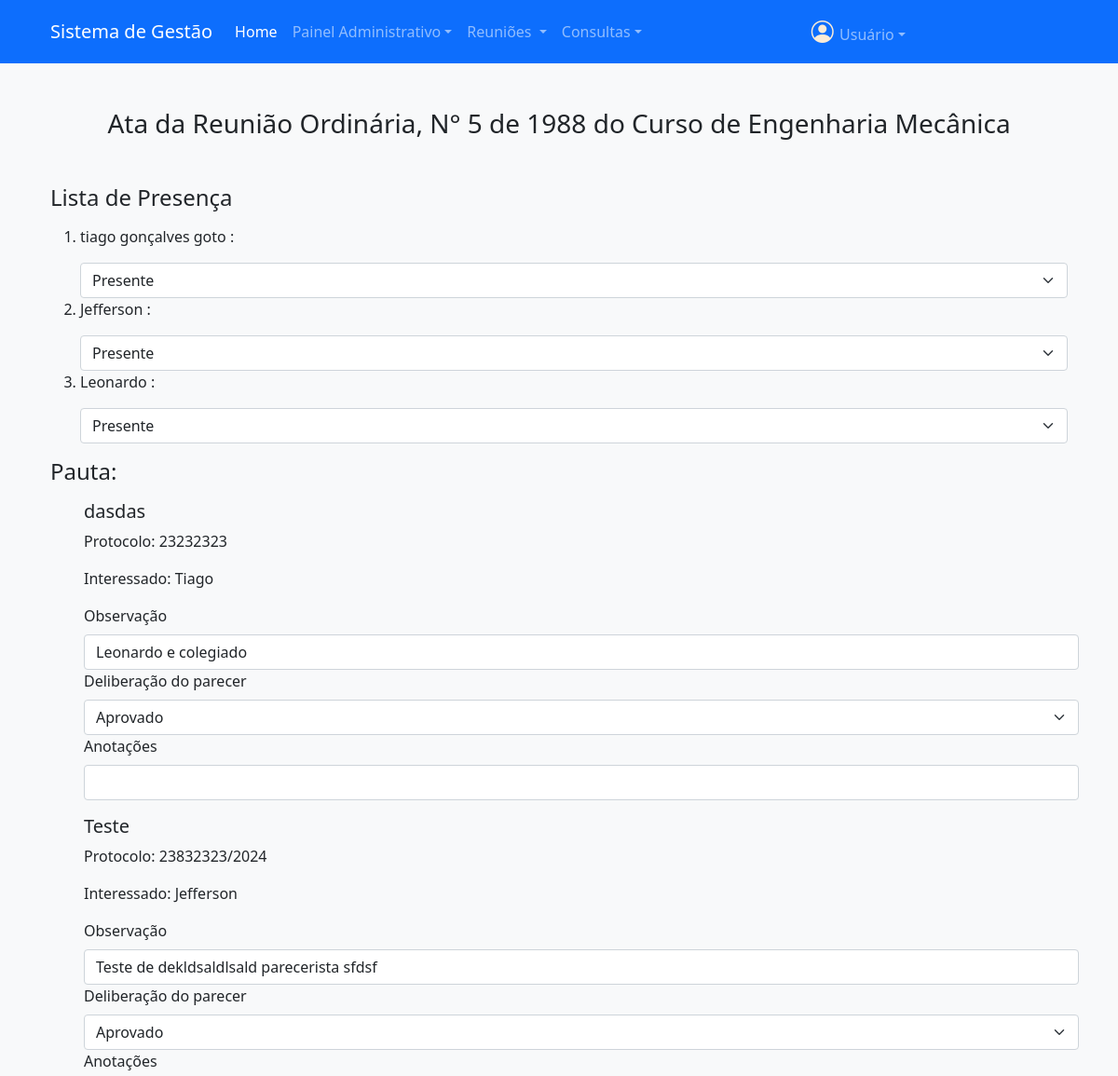
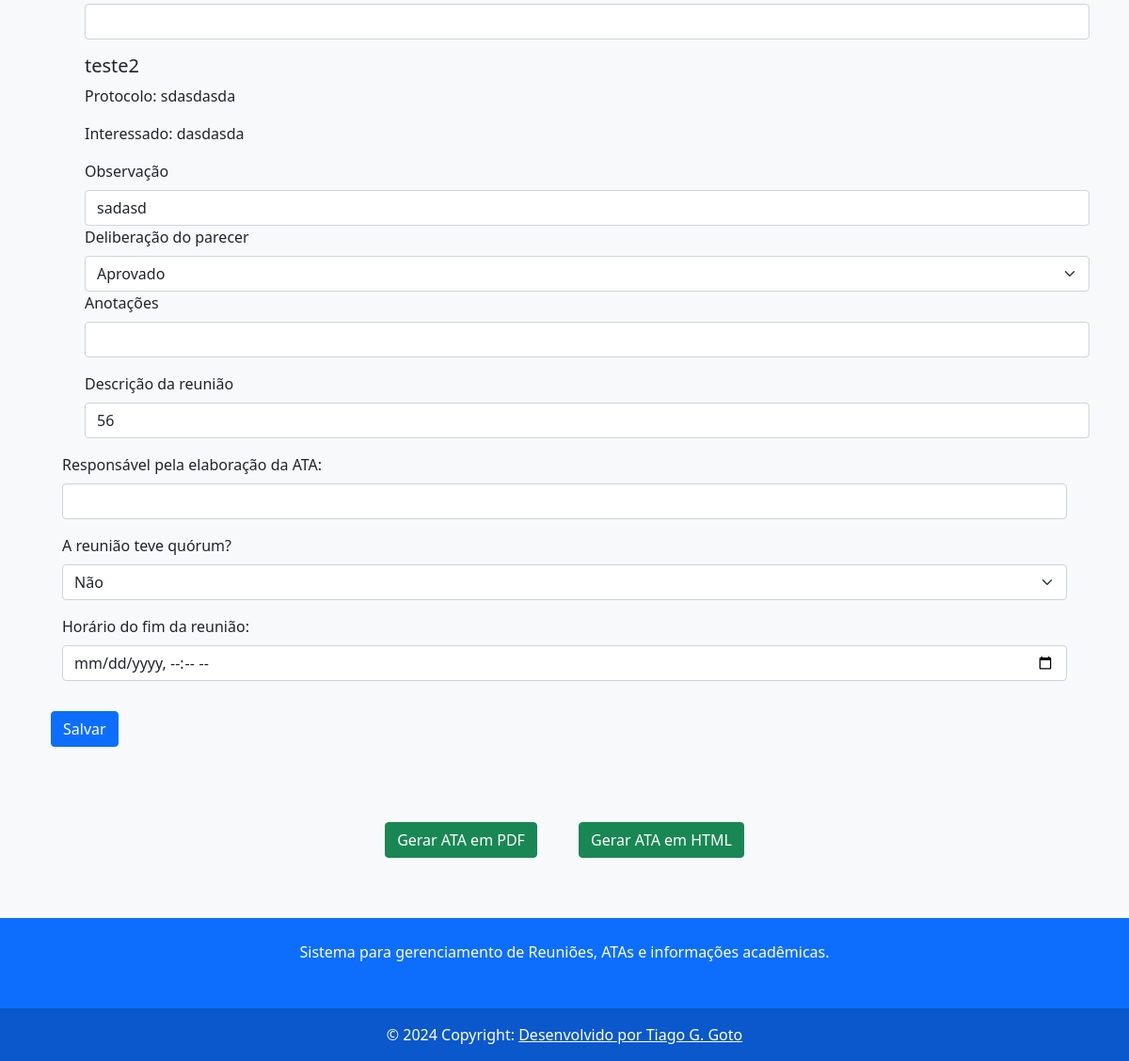
The page /meetings/minute/1 (signed in) on the database its author committed (2 pictures, top to bottom).
### src/models/entities/meetings.py (models this page shows, shortened)
class Meeting_type(db.Model):
    __tablename__="meeting_type"
    id = db.Column(db.Integer, primary_key=True, autoincrement=True)
    type_name = db.Column(db.Text, nullable=False)
    meeting = db.relationship("Meetings", back_populates="meet_type", lazy='dynamic')
    numbering = db.relationship("Numbering", back_populates="meet_type", lazy="dynamic")
    def __repr__(self):
        return f"{self.type_name}"

class Meetings(db.Model):
    __tablename__ = "meetings"
    id = db.Column(db.Integer, primary_key=True, autoincrement=True)
    meet_number = db.Column(db.Integer, nullable=False)
    meet_description = db.Column(db.Text, nullable=False)
    meet_regdate = db.Column(db.DateTime, default=datetime.now)
    meet_date = db.Column(db.DateTime, nullable = False)
    meet_location = db.Column(db.Text, nullable = False)
    is_active = db.Column(db.Boolean, nullable = True)
    meet_type_id = db.Column(db.Integer, db.ForeignKey('meeting_type.id'), nullable=False)
    meet_type = db.relationship("Meeting_type", back_populates="meeting")
    meeting_agenda = db.relationship("Meeting_agenda", back_populates="meeting", lazy='dynamic')
    minutes = db.relationship("Meeting_minute", back_populates="meeting", lazy='dynamic')
    attendees = db.relationship("Meeting_attendees", back_populates="meeting", lazy='dynamic')
    course_id = db.Column(db.Integer, db.ForeignKey('course.id'), nullable = False)
    course = db.relationship("Course", back_populates="meeting")

class Meeting_attendees(db.Model):
    __tablename__='meeting_attendees'
    id = db.Column(db.Integer, primary_key=True, autoincrement=True)
    meetings_id = db.Column(db.Integer, db.ForeignKey('meetings.id'))
    status = db.Column(db.Integer, nullable=True) # 0 - presence ok, 2, presence not ok, 3 presence justified
    meeting = db.relationship("Meetings", back_populates="attendees")
    attendee_id = db.Column(db.Integer, db.ForeignKey('attendees.id'), nullable=True)
    attendee = db.relationship('Attendees', back_populates="meeting_attendees")

class Attendees(db.Model):
    __tablename__ = 'attendees'
    id = db.Column(db.Integer, primary_key=True, autoincrement=True)
    name = db.Column(db.Text, nullable=False)
    document = db.Column(db.Text, nullable=True)
    course_id = db.Column(db.Integer, db.ForeignKey('course.id'))
    meeting_attendees = db.relationship("Meeting_attendees", back_populates="attendee", lazy='dynamic')
    course = db.relationship("Course", back_populates="attendee")
    def __repr__(self) -> str:
        return f"{self.name}"

class Meeting_agenda(db.Model):
    __tablename__="meeting_agenda"
    id = db.Column(db.Integer, primary_key=True, autoincrement=True)
    agenda_topic = db.Column(db.Text, nullable=False)
    agenda_protocol = db.Column(db.Text, nullable = True)
    agenda_interested = db.Column(db.Text, nullable = True)
    agenda_description = db.Column(db.Text, nullable= True)
    status = db.Column(db.Text, nullable=True)
    notes = db.Column(db.Text, nullable=True)
    meeting_id = db.Column(db.Integer, db.ForeignKey('meetings.id'), nullable=False)
    meeting = db.relationship("Meetings", back_populates="meeting_agenda")
    minute_id = db.Column(db.Integer, db.ForeignKey('meeting_minute.id'), nullable=True)
    minute = db.relationship("Meeting_minute", back_populates="meeting_agenda")

### src/models/entities/institution.py (models this page shows, shortened)
class Course(db.Model):
    __tablename__= 'course'
    id = db.Column(db.Integer, primary_key=True, autoincrement=True)
    name = db.Column(db.Text, nullable=False)
    depart_id = db.Column(db.Integer, db.ForeignKey('department.id'))
    department = db.relationship("Department", back_populates="course")
    meeting = db.relationship("Meetings", back_populates="course", lazy='dynamic')
    numbering = db.relationship("Numbering", back_populates="course", lazy='dynamic')
    attendee = db.relationship("Attendees", back_populates="course", lazy='dynamic')
    def __repr__(self):
        return f'{self.name}'

### src/routes/meetings.py (the view)
@meetings_route.route('/minute/<id>', methods=['GET'])
@login_required
def gen_minute(id):
    if request.method == "GET":
        meeting = Reg_meetings.get_meeting(id)
        if not meeting:
            return redirect(url_for('meetings.erro_page'))
        list_at = Reg_meeting_atten.get_list(id)
        list_agenda = Reg_agenda.get_meet_agenda(id)
        return render_template('minutes_form.html', meeting=meeting, attendee =list_at, agenda_list = list_agenda)
    return redirect(url_for('meetings.consult_meeting', id=id))

### src/models/repository/meetings.py (called while the page is built)
    def get_meeting(id):
        meeting = db.session.execute(db.select(Meetings).filter_by(id = id)).scalar()
        return meeting

    def get_list(mee_id):
        list_attendees = db.session.execute(db.select(Meeting_attendees).filter_by(meetings_id=mee_id)).scalars().all()
        return list_attendees

    def get_meet_agenda(id):
        list_agenda = db.session.execute(db.select(Meeting_agenda).filter_by(meeting_id=id)).scalars()
        return list_agenda

### src/routes/login.py (called while the page is built)
@login_manager.user_loader
def loader_user(user_id):
    return Users.query.filter_by(userid=user_id).first()

### src/templates/minutes_form.html (shortened to what this page needs)
{% extends "base.html" %}
{% block content %}
<div class="conatiner min-vh-100 my-5">
    <div class="container ">
        <div class="container text-center">
            <h3 class="mb-3"> Ata da Reunião {{ meeting.meet_type}}, N° {{meeting.meet_number}} de {{meeting.meet_date.year}} do Curso de {{meeting.course}}</h2>
        </div>
        <form class="my-5" action="{{ url_for('meetings.gen_minute_save', id=meeting.id) }}" method="post" id="main_form">
            <h4 class="mb-3"> Lista de Presença </h4>
            <ol>
                {% for att in attendee %}
                <li> <p class="fw-medium">{{ att.attendee }} :</p>
                    <select class="form-select" name="presenca[]">
                        <option value="1"> Presente</option>
                    </select>
                </li>
                {% endfor%}
            </ol>
            <h4 class="mb-3"> Pauta: </h4>
        <div class="container text-left p-6 mx-4">
            <ul class="list-unstyled">
            {% for agenda in agenda_list %}
            <li class="my-3">
                <h5>{{agenda.agenda_topic}}</h5>
                <p> Protocolo: {{agenda.agenda_protocol}} </p>
                <p> Interessado: {{agenda.agenda_interested}} </p>
                <label class="form-label">Observação </label>
                <input type="text" class="form-control" name="ag_descrip[]" value="{{agenda.agenda_description}}">
                <label class="form-label"> Deliberação do parecer</label>
                <select class="form-select" type="text" name="delib[]" >
                    <option value="1"> Aprovado</option>
                </select>
                <label class="form-label"> Anotações </label>
                <input class="form-control" name="notes[]" type="text">
             </li>
            {% endfor%}
            </ul>
            <label class="form-label"> Descrição da reunião</label>
            <input class="form-control" name="description" value="{{meeting.meet_description}}">
        </div>
        <div class="container my-3">
            <label class="form-label"> Responsável pela elaboração da ATA:</label>
            <input type="text" name="elabata" class="form-control">
        </div>
        <div class="container my-3">
            <label class="form-label "> A reunião teve quórum?</label>
            <select class="form-select" name="quorum">
                <option value="0"> Não </option>
            </select>
        </div>
        <div class="container my-3">
            <label class="form-label"> Horário do fim da reunião:</label>
            <input type="datetime-local" class="form-control" name="endtime">
        </div>
        <button class="btn btn-primary my-3" formtarget="main_form" type="submit"> Salvar </button>
        </form>
        <ul class="list-inline text-center">
            <li class="list-inline-item">
               <form id="btn-send" action="{{url_for('meetings.gen_minute_pdf', id=meeting.id)}}" method="post">
                <button class="btn btn-success m-3"  id="atapdf" formtarget="btn-send"> Gerar ATA em PDF </button>
            </form>
            </li>
            <li class="list-inline-item">
                <a class="btn btn-success m-3" href="javascript:void(0)" id="atahtml"> Gerar ATA em HTML </a>
            </li>
        </ul>
    </div>
</div>
{% endblock %}

### rows shown on the page
Meeting_type: meet_type "Ordinária"
Meetings: meet_number "5", meet_date.year "1988", description "56"
Course: course "Engenharia Mecânica"
Meeting_attendees: attendee "tiago gonçalves goto"
Meeting_attendees: attendee "Jefferson"
Meeting_attendees: attendee "Leonardo"
Meeting_agenda: agenda_topic "dasdas", agenda_protocol "23232323", agenda_interested "Tiago", agenda_description "Leonardo e colegiado"
Meeting_agenda: agenda_topic "Teste", agenda_protocol "23832323/2024", agenda_interested "Jefferson", agenda_description "Teste de dekldsaldlsald parecerista sfdsf"
Meeting_agenda: agenda_topic "teste2", agenda_protocol "sdasdasda", agenda_interested "dasdasda", agenda_description "sadasd"
